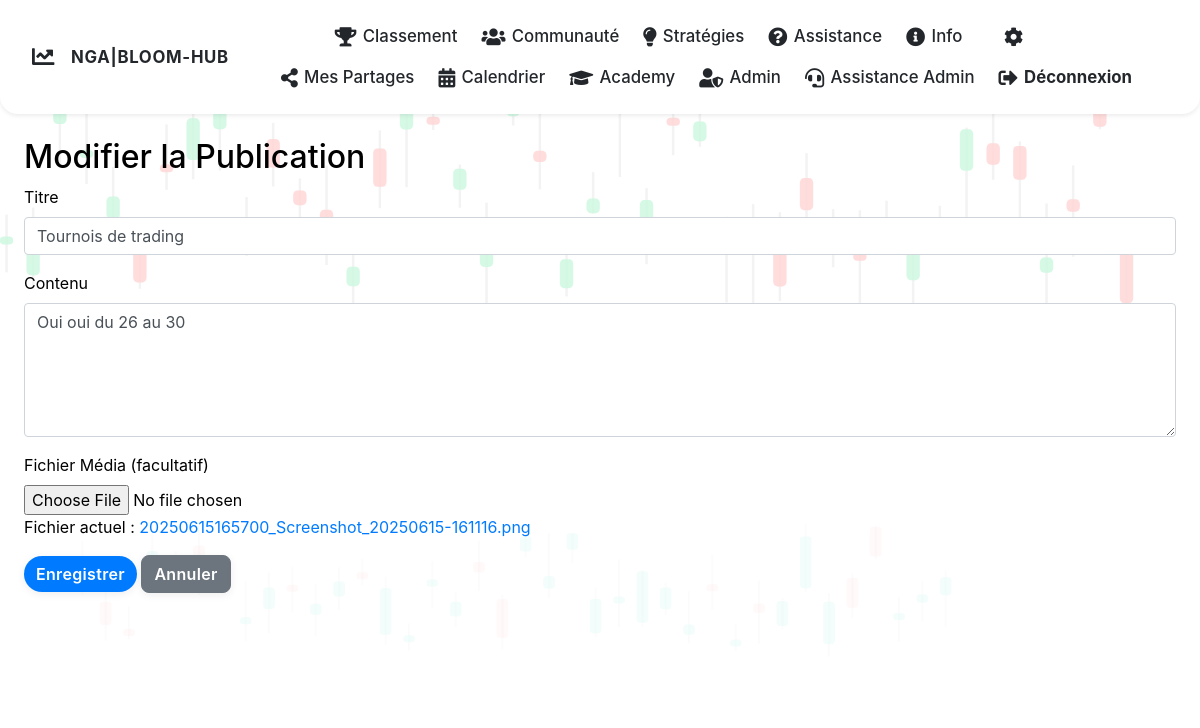
/edit_info/8 (signed in), run on the app's committed database.
### main.py (models this page shows, shortened)
class InfoPost(db.Model):
    __tablename__ = 'info_posts'
    id = db.Column(db.Integer, primary_key=True)
    titre = db.Column(db.String(100), nullable=False)
    contenu = db.Column(db.Text, nullable=False)
    media = db.Column(db.String(200), nullable=True)
    date_creation = db.Column(db.DateTime, default=datetime.utcnow)

### main.py (the view, shortened to what this page needs)
@app.route('/edit_info/<int:post_id>', methods=['GET', 'POST'])
def edit_info(post_id):
    if 'user_id' not in session or not session.get('is_admin'):
        flash("Accès refusé.")
        return redirect(url_for('info'))
    post = InfoPost.query.get(post_id)
    if not post:
        flash("Publication introuvable.")
        return redirect(url_for('info'))
    return render_template('edit_info.html', post=post)

### main.py (called while the page is built)
@app.context_processor
def inject_site_name():
    return {'site_name': 'NGA|BLOOM-HUB'}

### templates/edit_info.html (shortened to what this page needs)
{% extends "base.html" %}
{% block content %}
<h2>Modifier la Publication</h2>
<form method="POST" enctype="multipart/form-data">
    <div class="form-group">
        <label for="titre">Titre</label>
        <input id="titre" type="text" class="form-control" name="titre" value="{{ post.titre }}" required>
    </div>
    <div class="form-group">
        <label for="contenu">Contenu</label>
        <textarea id="contenu" class="form-control" name="contenu" rows="5" required>{{ post.contenu }}</textarea>
    </div>
    <div class="form-group">
        <label for="media">Fichier Média (facultatif)</label>
        <input id="media" type="file" class="form-control-file" name="media">
        {% if post.media %}
        <p>Fichier actuel : <a href="{{ url_for('uploaded_file', filename=post.media) }}" target="_blank">{{ post.media }}</a></p>
        {% endif %}
    </div>
    <button type="submit" class="btn btn-primary">Enregistrer</button>
    <a href="{{ url_for('info') }}" class="btn btn-secondary">Annuler</a>
</form>
{% endblock %}

### static/css/style.css (style rules this page uses)
body { background: none; }
body:not(.dark-theme) { background-color: white; color: black; }
.btn, .btn-primary, .btn-success, .btn-danger { border-radius: 8px; font-weight: 600; letter-spacing: 0.02em; box-shadow: 0 2px 8px rgba(0,0,0,0.07); transition: background 0.18s, color 0.18s, box-shadow 0.18s; }
.btn-primary { background: #007bff; color: #fff; border: none; }
body { background: #f8f9fa; color: #23272b; }
.btn-success, .btn-primary { border-radius: 20px; font-weight: 600; }

### data on the page
InfoPost: titre "Tournois de trading", contenu "Oui oui du 26 au 30", media "20250615165700_Screenshot_20250615-161116.png"

### other printed values
{{ site_name }} "NGA|BLOOM-HUB"
